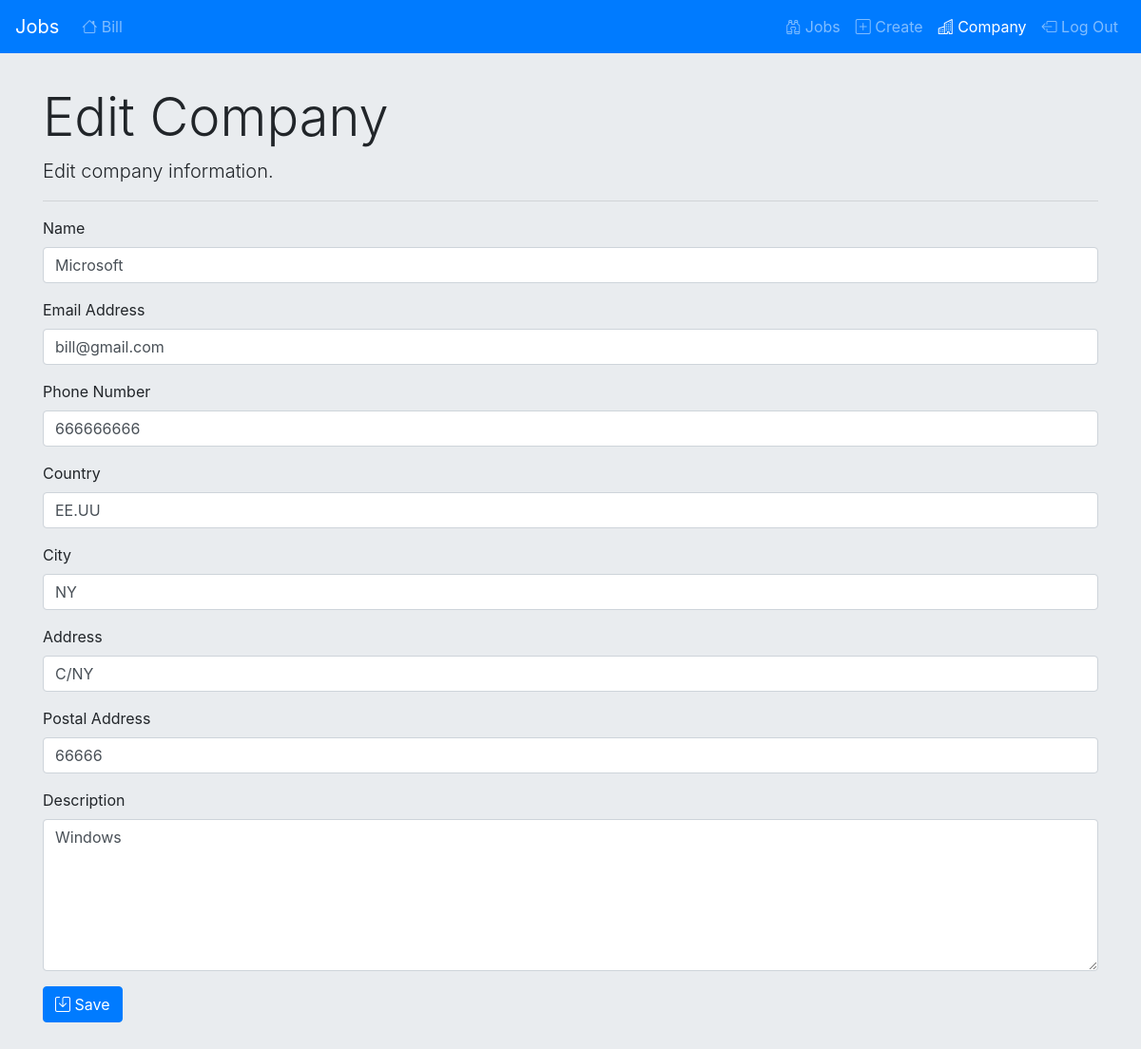
Screenshot of /employer_edit_company (signed in) with the database file from the repository.
### jobs/models.py (models this page shows)
class User(AbstractUser):
    APPLICANT = 1
    EMPLOYER = 2
    ROLE_CHOICES = [
        (APPLICANT,"applicant"),
        (EMPLOYER,"employer"),
    ]
    role = models.IntegerField(
        choices=ROLE_CHOICES,
        default=APPLICANT
    )

class Company(models.Model):
    user =  models.ForeignKey("User", on_delete=models.CASCADE, related_name="company_from_user")
    name = models.CharField(max_length=64)
    email = models.EmailField(max_length=64)
    phone = models.CharField(max_length=64)
    country = models.CharField(max_length=64)
    city = models.CharField(max_length=64)
    address = models.CharField(max_length=64)
    postal = models.CharField(max_length=64)
    description = models.TextField()

### jobs/views.py (the view)
# urls.py: path("employer_edit_company", views.employer_edit_company_view, name="employer_edit_company"),
def employer_edit_company_view(request):
    if request.user.is_authenticated and request.user.role == User.EMPLOYER:
        nav_items = [
            {"view":"employer_job_list_init","text":"Jobs","icon":"bi-binoculars"},
            {"view":"employer_create_job","text":"Create","icon":"bi-plus-square"},
            {"view":"employer_edit_company","text":"Company","icon":"bi-building", "active":True},
            {"view":"logout","text":"Log Out","icon":"bi-box-arrow-left",} ]
        nav_items_left = [
            {"view":"employer_home","icon":"bi-house","text":request.user.username}]
        try:
            company = Company.objects.get(user=request.user)
        except Company.DoesNotExist:
            return render(request, "jobs/employer_edit_company.html", {"message":"Company is not created.", "stop_edit":True, "nav_items":nav_items,"nav_items_left":nav_items_left})
        if request.method == "POST":
            company.name = request.POST["name"]
            company.email = request.POST["email"]
            company.phone = request.POST["phone"]
            company.country = request.POST["country"]
            company.city = request.POST["city"]
            company.postal = request.POST["postal"]
            company.address = request.POST["address"]
            company.description = request.POST["description"]
            company.save()
            return redirect(reverse("employer_home"))
        else:
            return render(request, "jobs/employer_edit_company.html", {"company":company, "stop_edit":False, "nav_items":nav_items,"nav_items_left":nav_items_left})
    else:
        nav_items = [
            {"view":"applicant_access","text":"Applicant Access"},
            {"view":"employer_access","text":"Employer Access"} ]
        return render(request, "jobs/employer_edit_company.html", {"message":"User not authenticated.", "stop_edit":True,"nav_items":nav_items})

### jobs/templates/jobs/employer_edit_company.html (shortened to what this page needs)
{% extends "jobs/layout.html" %}
{% block body %}
<br>
<div class="container">
    {% if not stop_edit %}
    <div class="jumbotron jumbotron-fluid">
        <h1 class="display-4 ">Edit Company</h1>
        <p class="lead ">Edit company information.</p>
        <hr>
        <form action="{% url 'employer_edit_company' %}" method="post">
            <div class="form-group">
                <label for="name">Name</label>
                <input class="form-control" autofocus type="text" name="name" placeholder="Name"
                    value="{{company.name}}">
            </div>
            <div class="form-group">
                <label for="email">Email Address</label>
                <input class="form-control" type="email" name="email" placeholder="Email Address"
                    value="{{company.email}}">
            </div>
            <div class="form-group">
                <label for="phone">Phone Number</label>
                <input class="form-control" type="tel" name="phone" placeholder="Phone Number"
                    value="{{company.phone}}">
            </div>
            <div class="form-group">
                <label for="country">Country</label>
                <input class="form-control" type="text" name="country" placeholder="Country"
                    value="{{company.country}}">
            </div>
            <div class="form-group">
                <label for="city">City</label>
                <input class="form-control" type="text" name="city" placeholder="City" value="{{company.city}}">
            </div>
            <div class="form-group">
                <label for="address">Address</label>
                <input class="form-control" type="text" name="address" placeholder="Address"
                    value="{{company.address}}">
            </div>
            <div class="form-group">
                <label for="postal">Postal Address</label>
                <input class="form-control" type="number" name="postal" placeholder="Postal Address"
                    value="{{company.postal}}">
            </div>
            <div class="form-group">
                <label for="description">Description</label>
                <textarea class="form-control" name="description" placeholder="Description"
                    style="height: 20vh;">{{company.description}}</textarea>
            </div>
            <button class="btn btn-primary" type="submit"><i class="bi-save"></i> Save</button>
        </form>
    </div>
{% endif %}
</div>
{% endblock %}

### jobs/templates/jobs/layout.html (shortened to what this page needs)
{% load static %}
<!DOCTYPE html>
<html lang="en">
<head>
    <link rel="stylesheet" href="https://cdn.jsdelivr.net/npm/bootstrap@4.6.0/dist/css/bootstrap.min.css"
>
    <link rel="stylesheet" href="https://cdn.jsdelivr.net/npm/bootstrap-icons@1.3.0/font/bootstrap-icons.css">
    <link href="{% static 'jobs/styles.css' %}" rel="stylesheet">
</head>
<body class="jobs-body">
    <nav class="navbar navbar-expand-md navbar-dark bg-primary  jobs-navbar">
        <a class="navbar-brand" href="">Jobs</a>
        <div class="collapse navbar-collapse" id="navbarSupportedContent">
            {% if nav_items_left%}
            <ul class="nav navbar-nav mr-auto">
                {% for nav_item in nav_items_left %}
                <li class="nav-item text-dark {%if nav_item.active %} active {% endif %}">
                    {% if nav_item.state%}
                    <a class="nav-link"
                        href="/{{nav_item.view}}{% for state_item in nav_item.state %}/{{state_item}}{% endfor %}"><i
                            class="{{nav_item.icon}}"></i> {{nav_item.text}}</a>
                    {% else %}
                    <a class="nav-link" href="{% url nav_item.view %}"><i class="{{nav_item.icon}}"></i>
                        {{nav_item.text}}</a>
                    {% endif %}
                </li>
                {% endfor %}
            </ul>
            {% endif %}
            <ul class="nav navbar-nav ml-auto">
                {% for nav_item in nav_items %}
                <li class="nav-item text-dark {%if nav_item.active %} active {% endif %}">
                    {% if nav_item.state%}
                    <a class="nav-link"
                        href="/{{nav_item.view}}{% for state_item in nav_item.state %}/{{state_item}}{% endfor %}"><i
                            class="{{nav_item.icon}}"></i> {{nav_item.text}}</a>
                    {% else %}
                    <a class="nav-link" href="{% url nav_item.view %}"><i class="{{nav_item.icon}}"></i>
                        {{nav_item.text}}</a>
                    {% endif %}
                </li>
                {% endfor %}
            </ul>
        </div>
    </nav>
    {% block body %}
    {% endblock %}
</body>
</html>

### jobs/static/jobs/styles.css (style rules this page uses)
.jobs-body { background: #E9ECEF; }
.jumbotron { padding-top: 10px; }
.container { animation-name: jobs-fade-in-anim; animation-duration: 0.25s; }

### rows the page displays
User: text "Bill"
Company: name "Microsoft", email "bill@gmail.com", phone "666666666", country "EE.UU", city "NY", address "C/NY", postal "66666", description "Windows"

### other values shown
{{ nav_item.text }} "Jobs" "Create" "Company" "Log Out"
